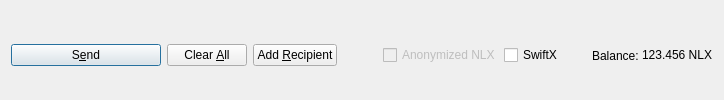
         <widget class="QFrame" name="frame_Send">
          <layout class="QHBoxLayout" name="horizontalLayout">
           <property name="bottomMargin">
            <number>0</number>
           </property>
           <item>
            <widget class="QPushButton" name="sendButton">
             <property name="minimumSize">
              <size>
               <width>150</width>
               <height>0</height>
              </size>
             </property>
             <property name="toolTip">
              <string>Confirm the send action</string>
             </property>
             <property name="text">
              <string>S&amp;end</string>
             </property>
             <property name="icon">
              <iconset resource="../nullex.qrc">
               <normaloff>:/icons/send</normaloff>:/icons/send</iconset>
             </property>
             <property name="autoDefault">
              <bool>false</bool>
             </property>
             <property name="default">
              <bool>true</bool>
             </property>
            </widget>
           </item>
           <item>
            <widget class="QPushButton" name="clearButton">
             <property name="sizePolicy">
              <sizepolicy hsizetype="Minimum" vsizetype="Fixed">
               <horstretch>0</horstretch>
               <verstretch>0</verstretch>
              </sizepolicy>
             </property>
             <property name="toolTip">
              <string>Clear all fields of the form.</string>
             </property>
             <property name="text">
              <string>Clear &amp;All</string>
             </property>
             <property name="icon">
              <iconset resource="../nullex.qrc">
               <normaloff>:/icons/remove</normaloff>:/icons/remove</iconset>
             </property>
             <property name="autoDefault">
              <bool>false</bool>
             </property>
            </widget>
           </item>
           <item>
            <widget class="QPushButton" name="addButton">
             <property name="toolTip">
              <string>Send to multiple recipients at once</string>
             </property>
             <property name="text">
              <string>Add &amp;Recipient</string>
             </property>
             <property name="icon">
              <iconset resource="../nullex.qrc">
               <normaloff>:/icons/add</normaloff>:/icons/add</iconset>
             </property>
             <property name="autoDefault">
              <bool>false</bool>
             </property>
            </widget>
           </item>
           <item>
            <spacer name="horizontalSpacer">
             <property name="orientation">
              <enum>Qt::Horizontal</enum>
             </property>
             <property name="sizeHint" stdset="0">
              <size>
               <width>40</width>
               <height>20</height>
              </size>
             </property>
            </spacer>
           </item>
           <item>
            <layout class="QHBoxLayout" name="horizontalLayout_2">
             <property name="spacing">
              <number>3</number>
             </property>
             <item>
              <widget class="QCheckBox" name="checkzICH">
               <property name="enabled">
                <bool>false</bool>
               </property>
               <property name="text">
                <string>Anonymized NLX</string>
               </property>
              </widget>
             </item>
             <item>
              <widget class="QCheckBox" name="checkSwiftTX">
               <property name="enabled">
                <bool>true</bool>
               </property>
               <property name="minimumSize">
                <size>
                 <width>85</width>
                 <height>0</height>
                </size>
               </property>
               <property name="text">
                <string>SwiftX</string>
               </property>
              </widget>
             </item>
             <item>
              <widget class="QLabel" name="label">
               <property name="text">
                <string>Balance:</string>
               </property>
              </widget>
             </item>
             <item>
              <widget class="QLabel" name="labelBalance">
               <property name="sizePolicy">
                <sizepolicy hsizetype="Preferred" vsizetype="Fixed">
                 <horstretch>0</horstretch>
                 <verstretch>0</verstretch>
                </sizepolicy>
               </property>
               <property name="cursor">
                <cursorShape>IBeamCursor</cursorShape>
               </property>
               <property name="text">
                <string notr="true">123.456 NLX</string>
               </property>
               <property name="textInteractionFlags">
                <set>Qt::LinksAccessibleByMouse|Qt::TextSelectableByKeyboard|Qt::TextSelectableByMouse</set>
               </property>
              </widget>
             </item>
            </layout>
           </item>
          </layout>
         </widget>
